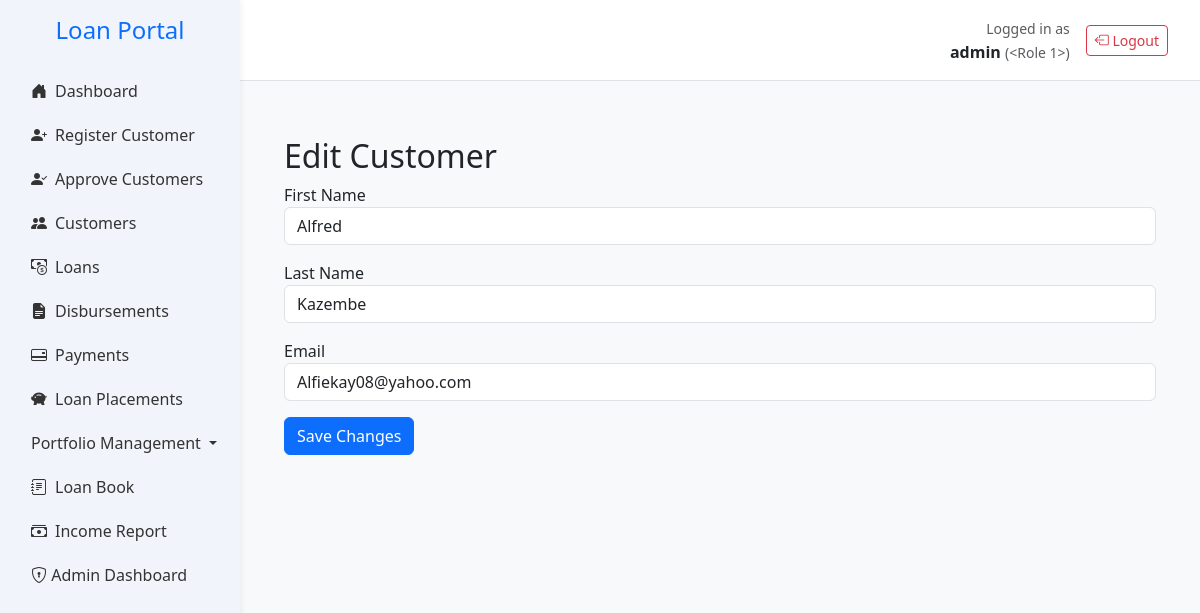
Page /customer/1/edit (signed in) on the committed database.
### app.py (models this page shows, shortened)
class User(db.Model, UserMixin):
    __tablename__ = 'users'
    id = db.Column(db.Integer, primary_key=True)
    username = db.Column(db.String(100), unique=True)  # ✅
    password_hash = db.Column(db.String(512), nullable=False)  # ✅
    email = db.Column(db.String(150), nullable=False)  # ✅
    active = db.Column(db.Boolean, default=True, nullable=False)  # ✅
    role_id = db.Column(db.Integer, db.ForeignKey('roles.id', name='fk_users_role_id'))
    role = db.relationship('Role', backref='users')
    __table_args__ = (
        db.UniqueConstraint('username', name='uq_users_username'),
        db.UniqueConstraint('email', name='uq_users_email'),
    )

class Customer(db.Model):
    __tablename__ = 'customers'
    __table_args__ = (
        db.UniqueConstraint('national_id', name='uq_customers_national_id'),
        db.UniqueConstraint('file_number', name='uq_customers_file_number'),
        db.UniqueConstraint('employment_number', name='uq_customers_employment_number'),
        db.Index('idx_customers_national_id', 'national_id'),
        db.Index('idx_customers_file_number', 'file_number'),
        db.Index('idx_customers_employment_number', 'employment_number'),
        db.Index('idx_customers_agent_id', 'agent_id'),
    )
    id = db.Column(db.Integer, primary_key=True)
    national_id = db.Column(db.String(20), unique=True, nullable=False)
    first_name = db.Column(db.String(100), nullable=False)
    last_name = db.Column(db.String(100), nullable=False)
    gender = db.Column(db.String(10))
    dob = db.Column(db.String(20))
    title = db.Column(db.String(20))
    email = db.Column(db.String(100), nullable=False)
    contact = db.Column(db.String(20))
    address = db.Column(db.String(255))
    next_of_kin_name = db.Column(db.String(20),nullable=False)
    next_of_kin_relationship = db.Column(db.String(20),nullable=False)
    next_of_kin_contact = db.Column(db.String(20))
    employer = db.Column(db.String(100), nullable=False)
    job_title = db.Column(db.String(100))
    salary = db.Column(db.Float)
    service_length = db.Column(db.String(50))
    bank_name = db.Column(db.String(100))
    bank_account = db.Column(db.String(20), nullable=False)
    salary_deposited = db.Column(db.String(10))
    district = db.Column(db.String(100))
    region = db.Column(db.String(100))
    amount_requested = db.Column(db.Float)
    status = db.Column(db.String(20), default='pending')
    is_approved_for_creation = db.Column(db.Boolean, default=False)
    maker_id = db.Column(db.Integer, nullable=False)
    checker_id = db.Column(db.Integer)
    is_approved_for_deletion = db.Column(db.Boolean, default=False)
    file_number = db.Column(db.String(20))
    created_at = db.Column(db.DateTime, default=datetime.utcnow)
    date_joined = db.Column(db.Date, nullable=True, index=True)
    is_voluntary_retirement_candidate = db.Column(db.Boolean, default=False)
    agent_id = db.Column(db.Integer, db.ForeignKey('agents.id'), nullable=True)
    employment_number = db.Column(db.String(20), unique=True, nullable=True)
    loans = db.relationship('LoanApplication', back_populates='customer')
    agent = db.relationship('Agent', back_populates='customers')
    customer_documents = db.relationship("Document", back_populates="customer", lazy=True)
    @property
    def is_voluntary_retirement_candidate(self):
        return self.years_in_service is not None and self.years_in_service >= 20

### app.py (the view, shortened to what this page needs)
@app.route('/customer/<int:customer_id>/edit', methods=['GET', 'POST'])
@role_required("sales_ops", "admin")
def edit_customer(customer_id):
    customer = Customer.query.get_or_404(customer_id)
    return render_template('edit_customer.html', customer=customer)

### app.py (called while the page is built)
def role_required(*roles):
    def decorator(f):
        @wraps(f)
        def wrapper(*args, **kwargs):
            if not current_user.is_authenticated:
                flash("Please log in to access this page.", "warning")
                return redirect(url_for("login"))
            print(f"🔍 Current user: {current_user.username}, Role: {current_user.role.name}")
            if current_user.role.name not in roles:
                flash("You do not have permission to access this page.", "danger")
                return redirect(url_for("home"))
            return f(*args, **kwargs)
        return wrapper
    return decorator

@login_manager.user_loader
def load_user(user_id):
    return User.query.get(int(user_id))

@app.context_processor
def inject_notifications():
    if not current_user.is_authenticated:
        return dict(notifications=[])
    try:
        unread = Notification.query.filter_by(
            recipient_id=current_user.id,
            is_read=False
        ).order_by(Notification.timestamp.desc()).all()
        return dict(notifications=unread)
    except ProgrammingError as e:
        if "email_recipients" in str(e):
            current_app.logger.error("Notification schema mismatch, returning empty list")
            return dict(notifications=[])
        raise
    except Exception as e:
        current_app.logger.error(f"Unexpected error fetching notifications: {str(e)}")
        return dict(notifications=[])
    return dict(notifications=[])

### templates/edit_customer.html
{% extends "base.html" %}
{% block content %}
<div class="container mt-4">
  <h2>Edit Customer</h2>
  <form method="POST">
    <div class="mb-3">
      <label>First Name</label>
      <input type="text" name="first_name" class="form-control" value="{{ customer.first_name }}">
    </div>
    <div class="mb-3">
      <label>Last Name</label>
      <input type="text" name="last_name" class="form-control" value="{{ customer.last_name }}">
    </div>
    <div class="mb-3">
      <label>Email</label>
      <input type="email" name="email" class="form-control" value="{{ customer.email }}">
    </div>
    <button type="submit" class="btn btn-primary">Save Changes</button>
  </form>
</div>
{% endblock %}

### templates/base.html (shortened to what this page needs)
<!DOCTYPE html>
<html lang="en">
<head>
    <link href="https://cdn.jsdelivr.net/npm/bootstrap@5.3.0/dist/css/bootstrap.min.css" rel="stylesheet">
    <link href="https://cdn.jsdelivr.net/npm/bootstrap-icons@1.10.5/font/bootstrap-icons.css" rel="stylesheet">
    <link href="https://cdn.jsdelivr.net/npm/bootstrap-icons@1.10.0/font/bootstrap-icons.css" rel="stylesheet">
</head>
<body>
    <div class="sidebar">
        <h4 class="text-center text-primary mb-4">Loan Portal</h4>
        <ul class="nav flex-column px-3">
            <li class="nav-item">
                <a class="nav-link {% if request.endpoint == 'home' %}active{% endif %}" href="{{ url_for('home') }}">
                    <i class="bi bi-house-door-fill me-2"></i>Dashboard
                </a>
            </li>
            <li class="nav-item">
                <a class="nav-link {% if request.endpoint == 'register_customer_debug' %}active{% endif %}" href="{{ url_for('register_customer_debug') }}">
                    <i class="bi bi-person-plus-fill me-2"></i>Register Customer
                </a>
                </li>
            <li class="nav-item">
            <a class="nav-link {% if request.endpoint == 'approve_customers' %}active{% endif %}" href="{{ url_for('approve_customers') }}">
                <i class="bi bi-person-check-fill me-2"></i>Approve Customers
            </a>
            </li>
            <li class="nav-item">
                <a class="nav-link {% if request.endpoint == 'customers' %}active{% endif %}" href="{{ url_for('customers') }}">
                    <i class="bi bi-people-fill me-2"></i>Customers
                </a>
            </li>
            <li class="nav-item">
                <a class="nav-link {% if request.endpoint == 'view_loans' %}active{% endif %}" href="{{ url_for('view_loans') }}">
                    <i class="bi bi-cash-coin me-2"></i>Loans
                </a>
            </li>
            <li class="nav-item">
                <a class="nav-link {% if request.endpoint == 'disbursements' %}active{% endif %}" href="{{ url_for('disbursements') }}">
                    <i class="bi bi-file-earmark-text-fill me-2"></i>Disbursements
                </a>
            </li>
            <li class="nav-item">
                <a class="nav-link {% if request.endpoint == 'payments' %}active{% endif %}" href="{{ url_for('payments') }}">
                    <i class="bi bi-credit-card-2-back me-2"></i>Payments
                </a>
            </li>
            <li class="nav-item">
                <a class="nav-link {% if request.endpoint == 'view_placements' %}active{% endif %}" href="{{ url_for('view_placements') }}">
                    <i class="bi bi-piggy-bank-fill me-2"></i>Loan Placements
                </a>
            </li>
            <li class="nav-item dropdown {% if request.endpoint in ['view_arrears', 'par_trend', 'arrears_trend', arrears_waterfall] %}active{% endif %}">
            <a class="nav-link dropdown-toggle" href="#" id="portfolioDropdown" role="button" data-bs-toggle="dropdown" aria-expanded="false">
                Portfolio Management
            </a>
            </li>
            <li class="nav-item">
                <a class="nav-link {% if request.endpoint == 'loanbook' %}active{% endif %}" href="{{ url_for('loanbook') }}">
                    <i class="bi bi-journal-text me-2"></i>Loan Book
                </a>
            <li class="nav-item">
                <a class="nav-link {% if request.endpoint == 'income_report' %}active{% endif %}" href="{{ url_for('income_report') }}">
                    <i class="bi bi-cash-stack me-2"></i>Income Report
                </a>
            </li>
                {% if current_user.is_authenticated and current_user.role.name == 'admin' %}
                    <li class="nav-item">
                     <a class="nav-link" href="{{ url_for('admin_dashboard') }}">
                    <i class="bi bi-shield-lock"></i> Admin Dashboard
                </a>
            </li>
            {% endif %}
        </ul>
    </div>
    <div class="topbar d-flex justify-content-between align-items-center">
        {% if current_user.is_authenticated %}
        <div class="d-flex align-items-center">
            <div class="me-3 text-end">
                <small class="text-muted">Logged in as</small><br>
                <strong>{{ current_user.username }}</strong>
                <small class="text-muted">({{ current_user.role|title }})</small>
            </div>
            <a href="{{ url_for('logout') }}" class="btn btn-outline-danger btn-sm">
                <i class="bi bi-box-arrow-left"></i> Logout
            </a>
        </div>
        {% endif %}
    </div>
    <div class="main">
        {% block content %}{% endblock %}
    </div>
</body>
</html>

### templates/base.html (style rules this page uses)
:root { --main-blue: #007bff; --sidebar-bg: #f1f5fb; --sidebar-hover: #dbeafe; }
body { overflow-x: hidden; background-color: #f8f9fa; }
.sidebar { height: 100vh; position: fixed; width: 240px; background-color: var(--sidebar-bg); padding-top: 1rem; box-shadow: 2px 0 5px rgba(0, 0, 0, 0.05); }
.main { margin-left: 240px; padding: 2rem; }
.nav-link { color: #333; font-weight: 500; padding: 10px 15px; border-radius: 6px; transition: all 0.2s ease-in-out; }
.nav-link i { width: 20px; }
.topbar { background-color: white; margin-left: 240px; padding: 1rem 2rem; border-bottom: 1px solid #dee2e6; }

### rows in the picture
User: username "admin"
Customer: first_name "Alfred", last_name "Kazembe", email "Alfiekay08@yahoo.com"

### other values in the picture
{{ current_user.role|title }} "<Role 1>"
